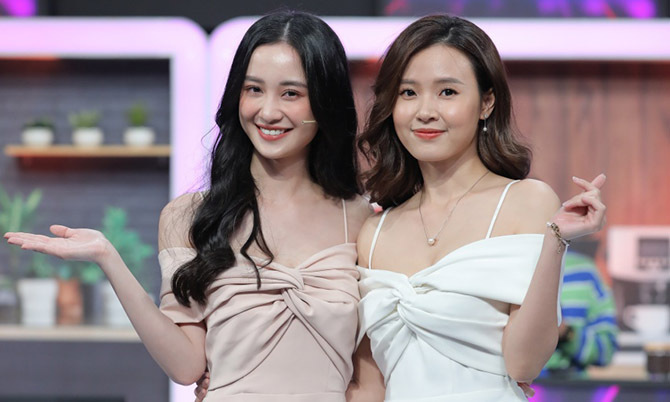
#> input picture Computer Vision/5.jpg, 670 x 402 px
$ python demo_7.py
#> lines starting #> are read from the running program, lines starting #| are printed output that depends on the picture; after the words box and inside, x2 and y2 are one past the last pixel; in counts of white or black regions, pixels touching at a corner belong together
import cv2
import numpy as np

img = cv2.imread("5.jpg")
#> img is the input picture: shape (402, 670, 3); mean B, G, R 138, 132.9, 146.8
r = 600/img.shape[0]
#> r = 1.49
dim = (int(r*img.shape[1]),600)
#> dim = (1000, 600)
img = cv2.resize(img,dim,interpolation=cv2.INTER_AREA)
#> img: shape (600, 1000, 3)

mask = np.zeros(img.shape[:2], dtype="uint8") #shape thì y-hàng đứng trước, x-cột đứng sau
(x,y) = (img.shape[1]//2, img.shape[0]//2)
#> x = 500; y = 300


cv2.rectangle(mask,(350,10),(500,230),255,-1)
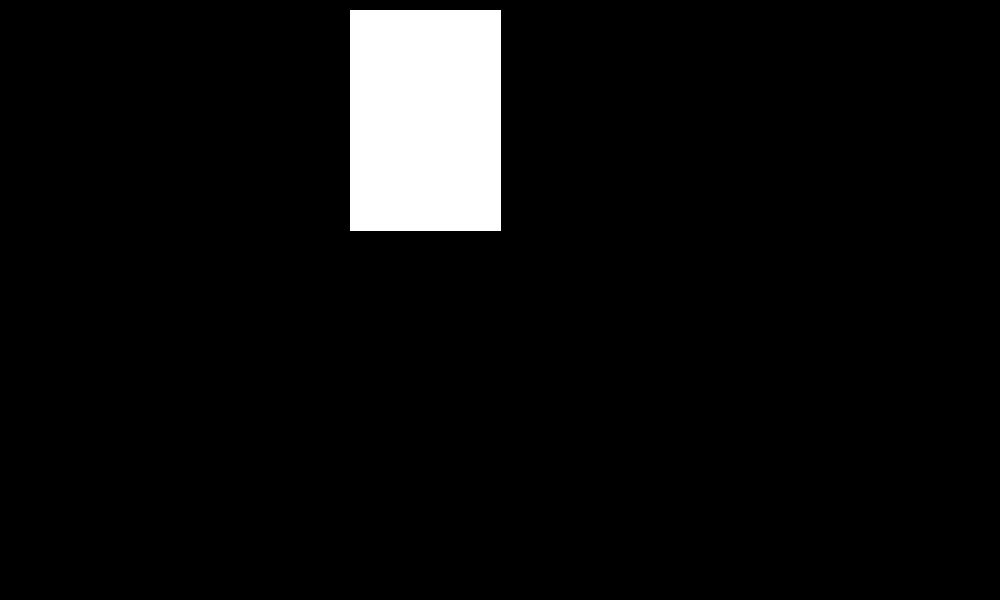
#> mask: shape (600, 1000); 5.6% white; 1 white region, box (x1, y1, x2, y2) and area: (350, 10, 501, 231) 33371
cv2.rectangle(mask,(570,10),(730,250),255,-1)
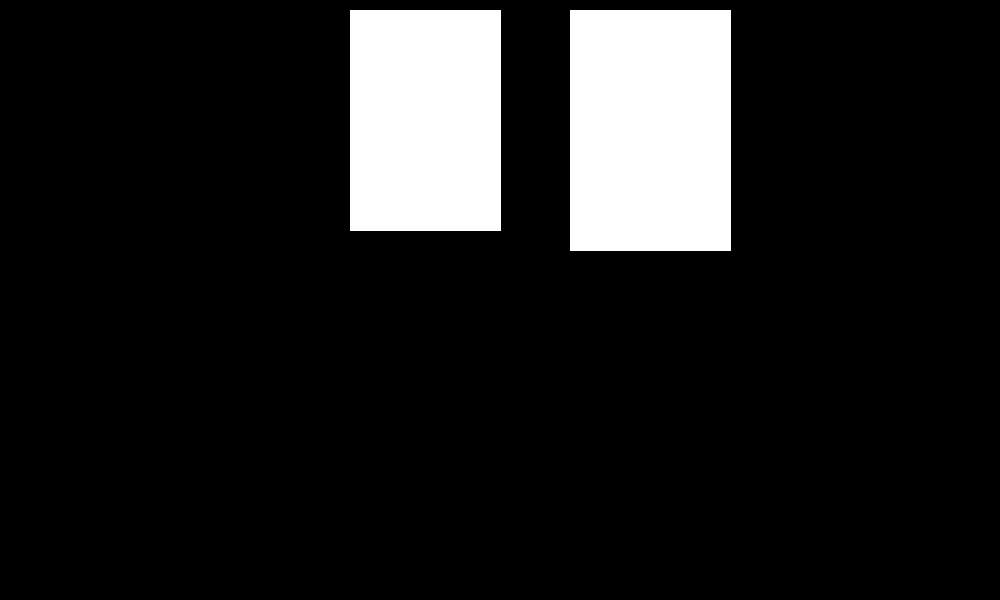
#> mask: shape (600, 1000); 12% white; 2 white regions, box (x1, y1, x2, y2) and area: (570, 10, 731, 251) 38801, (350, 10, 501, 231) 33371


masked = cv2.bitwise_and(img,img,mask=mask)
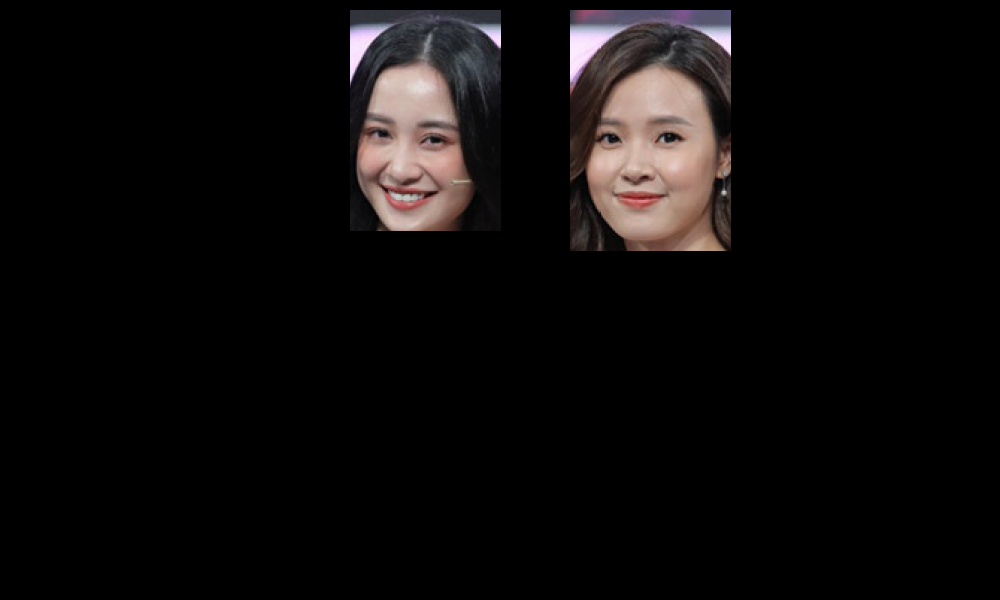
#> masked: shape (600, 1000, 3); mean B, G, R 11.2, 11.5, 13.7


print(img.shape)
#| (600, 1000, 3)
print(x,y)
#| 500 300
cv2.imshow("masked",masked)
cv2.imshow("mask",mask)
cv2.imshow("img",img)
cv2.waitKey(0)
#> (the run stopped early here; a loop or call above may not have finished)

$ run again, with Computer Vision/1.jpg copied over Computer Vision/5.jpg
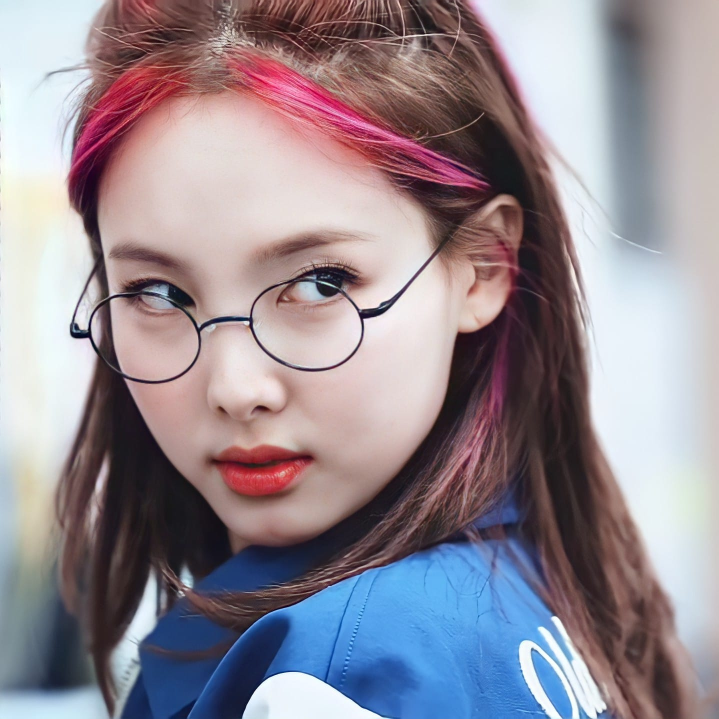
#> input picture Computer Vision/1.jpg, 1438 x 1438 px (shown at 1/2 size)
#> img is the input picture: shape (1438, 1438, 3); mean B, G, R 147, 138.4, 148.3
#> img: shape (600, 600, 3)
#> `cv2.rectangle(mask,(350,10),(500,230),255,-1)`:
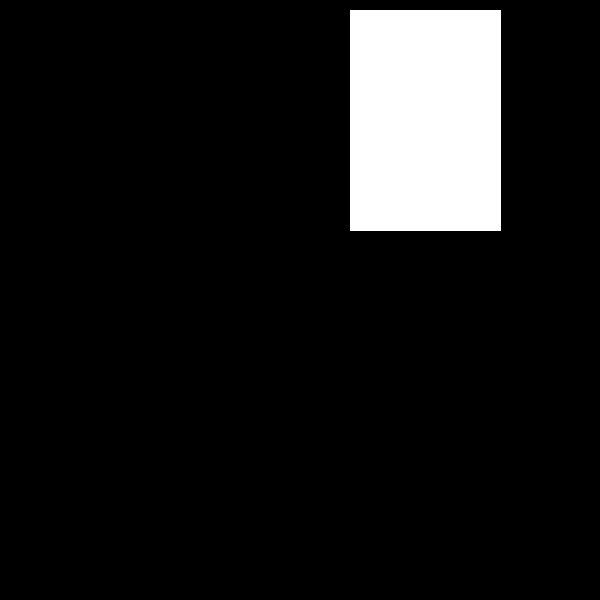
#> mask: shape (600, 600); 9.3% white; 1 white region, box (x1, y1, x2, y2) and area: (350, 10, 501, 231) 33371
#> `masked = cv2.bitwise_and(img,img,mask=mask)`:
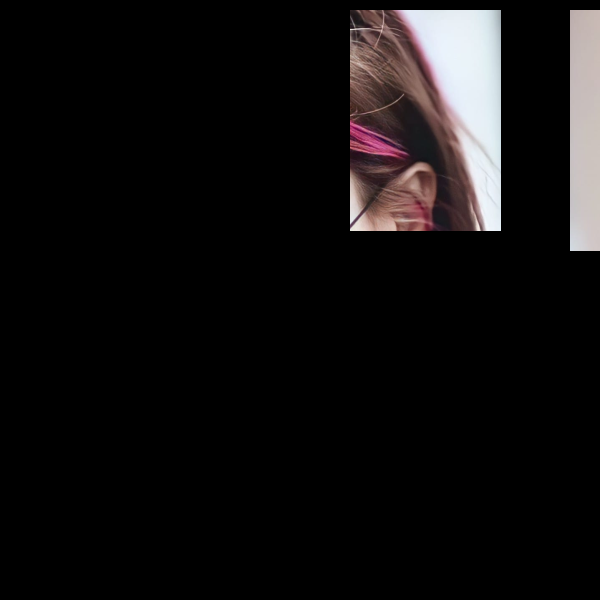
#> masked: shape (600, 600, 3); mean B, G, R 15.8, 15.6, 17.4
#| (600, 600, 3)
#| 300 300
